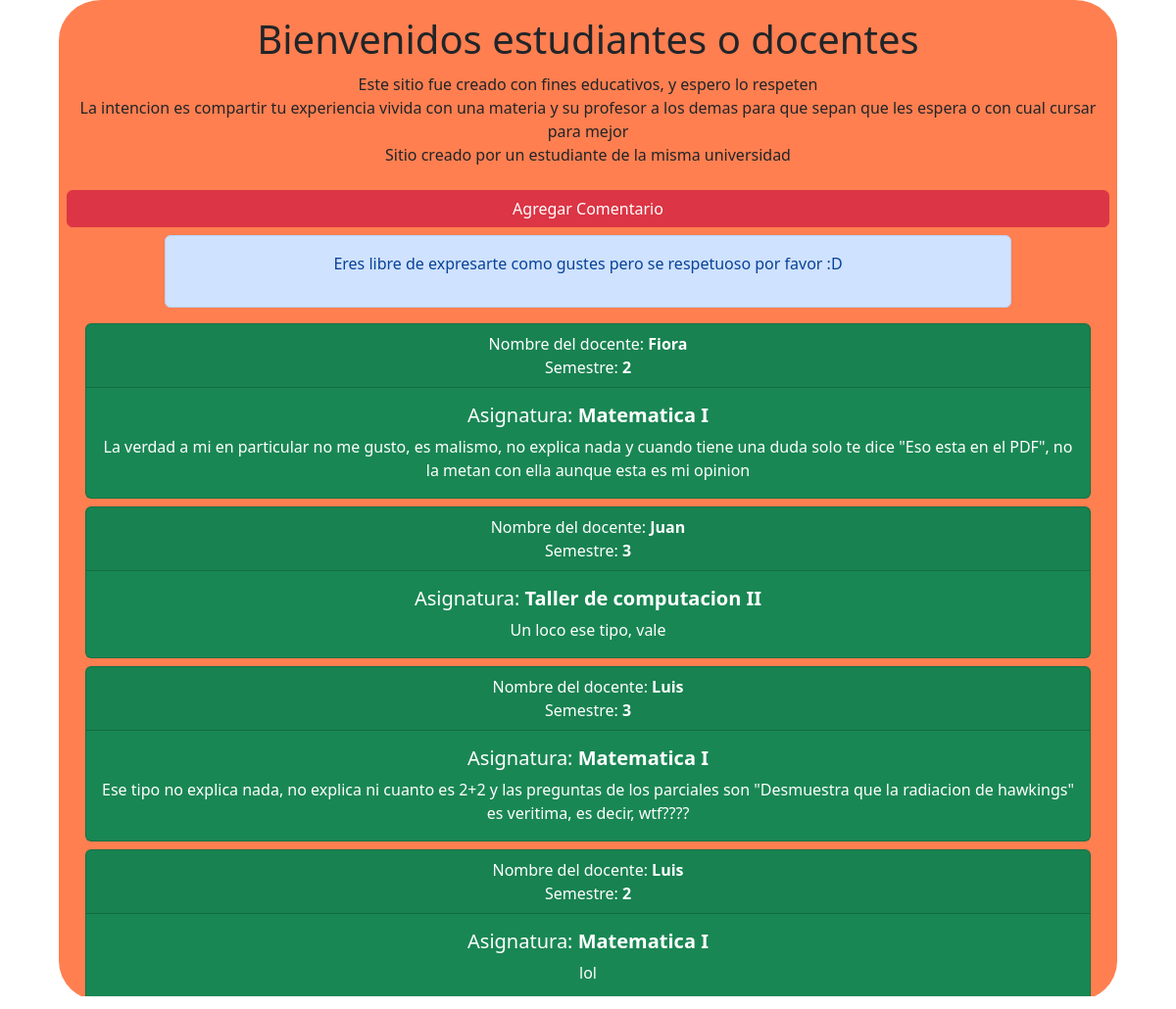
The app's page /, older data.
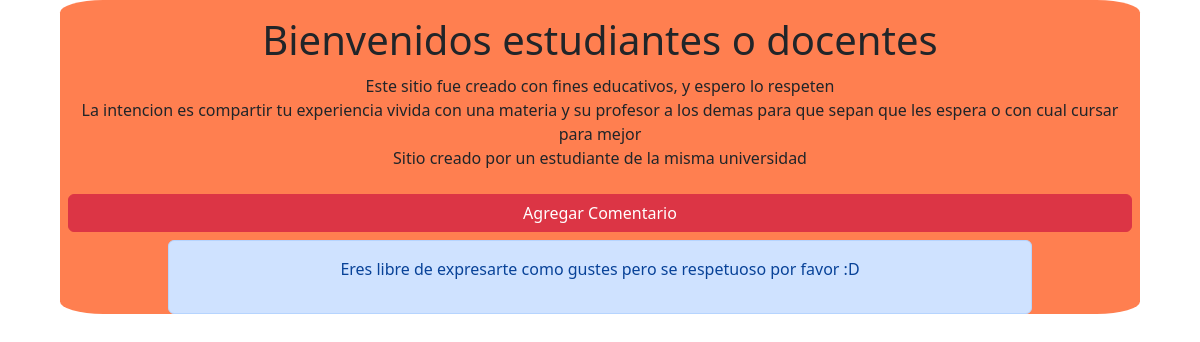
The same page, newer data.
### Notes/models.py (models this page shows)
class DataProfessor(models.Model):
    name_professor=models.CharField(max_length=26)
    number_semester=models.IntegerField()
    course=models.CharField(max_length=20, default=0)
    content=models.CharField(max_length=300)
    created=models.DateTimeField(auto_now_add=True)

### Notes/views.py (the view, shortened to what this page needs)
# urls.py: path('', views.main, name='main'),
def main(request):
    allData = DataProfessor.objects.all()
    return render(request,'index.html', {'allData':allData})

### Notes/templates/index.html (shortened to what this page needs)
{% load static %}
<!DOCTYPE html>
<html lang="en">
    <head>
    <link href="https://cdn.jsdelivr.net/npm/bootstrap@5.2.0-beta1/dist/css/bootstrap.min.css" rel="stylesheet">
    <link rel="stylesheet" href="{% static 'css/index.css' %}">
</head>
<body>
    <main>
        <div class="divMain">
            <div style="padding: 1rem;">
                <h1 style="margin-bottom: 10px;">Bienvenidos estudiantes o docentes</h1>
                <p style="margin: 0%;">Este sitio fue creado con fines educativos, y espero lo respeten</p>
                <p style="margin: 0%;">La intencion es compartir tu experiencia vivida con una materia y su profesor a los demas para que sepan que les espera o con cual cursar para mejor</p>
                <p style="margin: 0%;">Sitio creado por un estudiante de la misma universidad</p>
            </div>
            <div class="d-grid gap-2 btn-addComment">
                <button class="btn btn-danger" type="button" data-bs-toggle="modal" data-bs-target="#staticBackdrop">Agregar Comentario</button>
            </div>
            <section class="alert alert-primary" role="alert" style="width: 80%; height: 30%; margin-left: auto; margin-right: auto;">
                {% if request.method == 'POST' %}
                    {% if err.name == None and err.semester == None and err.comment == None %}
                        <p>Su mensaje ha sido enviado con exito</p>
                    {% endif %}
                {% else %}
                    <p>Eres libre de expresarte como gustes pero se respetuoso por favor :D</p>
                {% endif %}
            </section>
            <section>
                {% for data in allData %}
                    <div class="shareCard card text-bg-success">
                        <div class="card-header">
                          Nombre del docente: <strong>{{data.name_professor}}</strong>
                          <br>
                          Semestre: <strong>{{data.number_semester}}</strong>
                        </div>
                        <div class="card-body">
                          <h5 class="card-title">Asignatura: <strong>{{data.course}}</strong></h5>
                          <p class="card-text">{{data.content}}</p>
                        </div>
                    </div>
                {% endfor %}
            </section>
        </div>
    </main>
</body>
</html>

### Notes/static/css/index.css (style rules this page uses)
body { background-image: url('https://www.dzoom.org.es/wp-content/uploads/2019/09/paisajes-expresivos-734x489.jpg'); background-repeat: no-repeat; background-attachment: fixed; background-size: 100% 100%; }
.divMain { background-color: coral; width: 90%; height: 100%; margin-left: auto; margin-right: auto; text-align: center; border-radius: 4%; }
.btn-addComment { position:sticky; top: 0%; padding: .5rem; z-index: 999; }

Row changes from the older to the newer data that the page shows:
removed DataProfessor: name_professor "Fiora", number_semester "2", course "Matematica I", content "La verdad a mi en particular no me gusto, es malismo, no explica nada y cuando tiene una duda solo te dice \"Eso esta en el PDF\", no la metan con ella aunque esta es mi opinion"
removed DataProfessor: name_professor "Juan", number_semester "3", course "Taller de computacion II", content "Un loco ese tipo, vale"
removed DataProfessor: name_professor "Luis", number_semester "3", course "Matematica I", content "Ese tipo no explica nada, no explica ni cuanto es 2+2 y las preguntas de los parciales son \"Desmuestra que la radiacion de hawkings\" es veritima, es decir, wtf????"
removed DataProfessor: name_professor "Luis", number_semester "2", course "Matematica I", content "lol"
